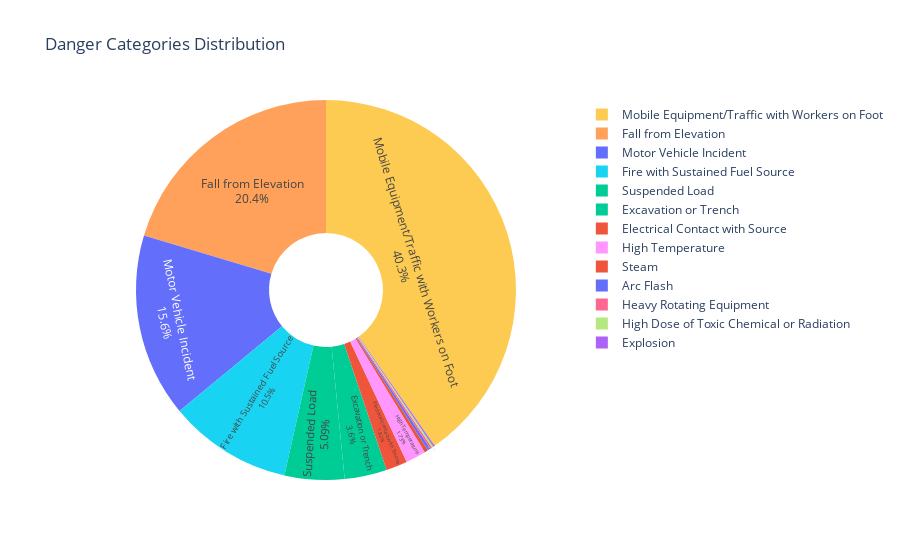

Notebook source saved alongside this figure:
### Code cell
# Step 4: Create a pie chart using Plotly
fig = px.pie(category_counts, 
             names='Danger Category', 
             values='Count', 
             title='Danger Categories Distribution',
             color='Count', 
             hole=0.3)  # Optional: To create a donut chart, set hole to a value between 0 and 1

# Update layout for better aesthetics
fig.update_traces(textposition='inside', textinfo='percent+label')

# Show the plot
fig.show()

### Figure 1 — Plotly figure (JSON) as saved in the notebook; plotly's stock layout.template omitted (floating-point values rounded to 4 significant figures)
{"data": [{"customdata": [[29], [219], [434], [14], [2456], [1265], [20], [19], [208], [4858], [1881], [36], [613]], "domain": {"x": [0, 1], "y": [0, 1]}, "hole": 0.3, "hovertemplate": "Danger Category=%{label}<br>Count=%{customdata[0]}<extra></extra>", "labels": ["Arc Flash", "Electrical Contact with Source", "Excavation or Trench", "Explosion", "Fall from Elevation", "Fire with Sustained Fuel Source", "Heavy Rotating Equipment", "High Dose of Toxic Chemical or Radiation", "High Temperature", "Mobile Equipment/Traffic with Workers on Foot", "Motor Vehicle Incident", "Steam", "Suspended Load"], "legendgroup": "", "marker": {"colors": ["#636efa", "#EF553B", "#00cc96", "#ab63fa", "#FFA15A", "#19d3f3", "#FF6692", "#B6E880", "#FF97FF", "#FECB52", "#636efa", "#EF553B", "#00cc96"]}, "name": "", "showlegend": true, "textinfo": "percent+label", "textposition": "inside", "type": "pie", "values": [29, 219, 434, 14, 2456, 1265, 20, 19, 208, 4858, 1881, 36, 613]}], "layout": {"legend": {"tracegroupgap": 0}, "title": {"text": "Danger Categories Distribution"}}}
